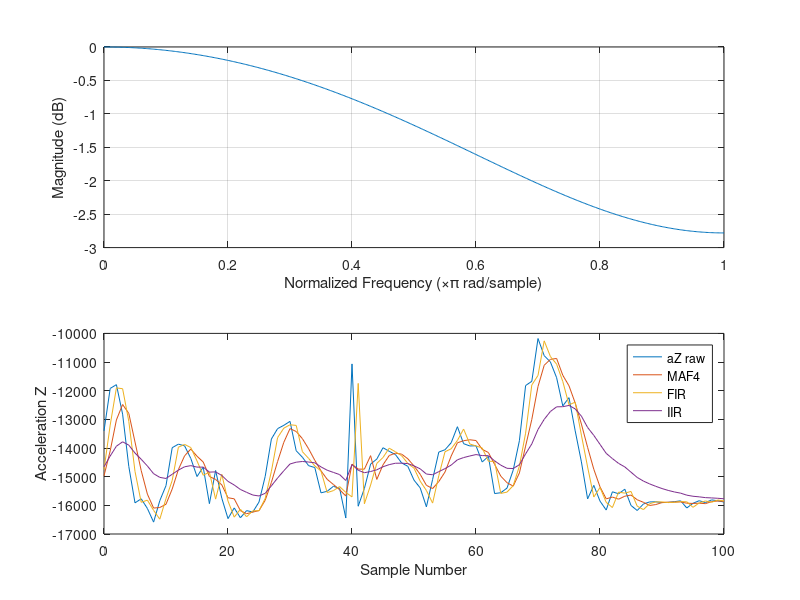

The MATLAB script that drew this image:
clc,clear
a  = fir1(2,0.071);
A1 = a(1)+a(3)
A2 = a(2)
freqz([A1,A2])
data1 = [  0  -13401 -14969.50 -14755.20 -14652.50
  1  -11920 -14099.50 -13198.25 -14277.99
  2  -11789 -13020.00 -11902.07 -13936.39
  3  -12817 -12481.75 -11929.73 -13782.81
  4  -14643 -12792.25 -13066.98 -13899.87
  5  -15913 -13790.50 -14816.86 -14174.72
  6  -15772 -14786.25 -15893.70 -14392.77
  7  -16110 -15609.50 -15818.27 -14627.19
  8  -16585 -16095.00 -16175.03 -14895.05
  9  -15836 -16075.75 -16482.46 -15023.82
 10  -15312 -15960.75 -15764.26 -15062.56
 11  -13988 -15430.25 -15130.74 -14914.97
 12  -13865 -14750.25 -13971.16 -14770.39
 13  -13924 -14272.25 -13873.08 -14654.18
 14  -14363 -14035.00 -13984.10 -14614.16
 15  -14995 -14286.75 -14449.52 -14666.16
 16  -14666 -14487.00 -14949.96 -14666.00
 17  -15941 -14991.25 -14840.55 -14840.55
 18  -14784 -15096.50 -15782.61 -14832.33
 19  -15752 -15285.75 -14916.52 -14957.95
 20  -16463 -15735.00 -15849.34 -15163.17
 21  -16089 -15772.00 -16411.80 -15289.77
 22  -16433 -16184.25 -16136.09 -15445.61
 23  -16184 -16292.25 -16398.91 -15546.17
 24  -16233 -16234.75 -16190.71 -15640.05
 25  -15884 -16183.50 -16185.22 -15673.40
 26  -14989 -15822.50 -15761.47 -15579.36
 27  -13685 -15197.75 -14810.48 -15319.71
 28  -13323 -14470.25 -13635.44 -15045.75
 29  -13208 -13801.25 -13307.26 -14793.51
 30  -13070 -13321.50 -13189.11 -14557.12
 31  -14096 -13424.25 -13210.46 -14493.89
 32  -14321 -13673.75 -14126.80 -14469.45
 33  -14616 -14025.75 -14361.39 -14489.12
 34  -14681 -14428.50 -14624.90 -14515.29
 35  -15564 -14795.50 -14801.88 -14658.61
 36  -15509 -15092.50 -15556.47 -14774.50
 37  -15336 -15272.50 -15485.32 -14850.94
 38  -15407 -15454.00 -15345.72 -14926.25
 39  -16442 -15673.50 -15548.69 -15133.54
 40  -11065 -14562.50 -15705.89 -14576.09
 41  -16031 -14736.25 -11744.84 -14775.19
 42  -15408 -14736.50 -15945.71 -14861.66
 43  -14560 -14266.00 -15291.91 -14819.79
 44  -14385 -15096.00 -14536.04 -14759.58
 45  -13989 -14585.50 -14330.79 -14653.59
 46  -14114 -14262.00 -14006.11 -14579.21
 47  -14227 -14178.75 -14129.47 -14530.81
 48  -14520 -14212.50 -14267.11 -14528.63
 49  -14638 -14374.75 -14536.15 -14543.06
 50  -15120 -14626.25 -14703.99 -14621.99
 51  -15391 -14917.25 -15157.10 -14726.41
 52  -16052 -15300.25 -15481.49 -14907.53
 53  -15096 -15414.75 -15921.12 -14932.87
 54  -14141 -15170.00 -14965.26 -14823.71
 55  -14060 -14837.25 -14129.91 -14718.54
 56  -13814 -14277.75 -14026.32 -14594.24
 57  -13256 -13817.75 -13737.61 -14410.83
 58  -13848 -13744.50 -13337.04 -14333.06
 59  -13928 -13711.50 -13858.95 -14277.56
 60  -13921 -13738.25 -13927.04 -14228.26
 61  -14487 -14046.00 -13998.49 -14263.46
 62  -14291 -14156.75 -14460.17 -14266.83
 63  -15588 -14571.75 -14468.56 -14446.98
 64  -15560 -14981.50 -15584.17 -14598.51
 65  -15398 -15209.25 -15537.82 -14707.52
 66  -14772 -15329.50 -15312.30 -14715.90
 67  -13744 -14868.50 -14631.27 -14582.07
 68  -11820 -13933.50 -13480.60 -14203.88
 69  -11672 -13002.00 -11799.74 -13856.51
 70  -10179 -11853.75 -11467.61 -13352.62
 71  -10777 -11112.00 -10260.87 -12999.48
 72  -10997 -10906.25 -10807.12 -12724.93
 73  -11545 -10874.50 -11072.02 -12562.59
 74  -12531 -11462.50 -11679.98 -12557.76
 75  -12242 -11828.75 -12491.44 -12513.88
 76  -13402 -12430.00 -12400.80 -12634.70
 77  -14484 -13164.75 -13550.12 -12887.26
 78  -15775 -13975.75 -14660.74 -13282.37
 79  -15303 -14741.00 -15710.38 -13558.67
 80  -15852 -15353.50 -15378.16 -13872.05
 81  -16164 -15773.50 -15894.71 -14185.77
 82  -15527 -15711.50 -16076.79 -14368.72
 83  -15597 -15785.00 -15536.58 -14536.25
 84  -15437 -15681.25 -15575.10 -14659.35
 85  -16004 -15641.25 -15514.62 -14843.13
 86  -16180 -15804.50 -16028.09 -15026.04
 87  -15953 -15893.50 -16148.92 -15152.91
 88  -15881 -16004.50 -15943.14 -15251.80
 89  -15876 -15972.50 -15880.31 -15336.56
 90  -15904 -15903.50 -15879.83 -15413.76
 91  -15897 -15889.50 -15903.04 -15479.26
 92  -15872 -15887.25 -15893.58 -15532.80
 93  -15842 -15878.75 -15867.89 -15574.44
 94  -16092 -15925.75 -15876.22 -15644.91
 95  -15928 -15933.50 -16069.55 -15682.88
 96  -15838 -15925.00 -15915.68 -15703.36
 97  -15905 -15940.75 -15847.17 -15730.65
 98  -15810 -15870.25 -15891.99 -15740.95
 99  -15840 -15848.25 -15814.11 -15753.69
100  -15885 -15860.00 -15846.16 -15771.07
];

plot(data1(:,1),data1(:,2));
hold on
plot(data1(:,1),data1(:,3));
plot(data1(:,1),data1(:,4));
plot(data1(:,1),data1(:,5));
hold off
xlabel('Sample Number');
ylabel('Acceleration Z');
legend('aZ raw','MAF4','FIR', 'IIR');